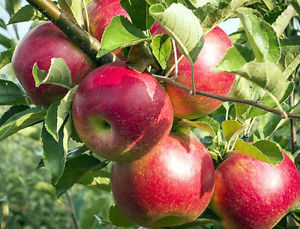
#> input picture Obj_detection_small/apple_77.jpg, 300 x 229 px; its folder holds 4 pictures in this run
$ python Obj_detection_HOG_SVM.py
#> lines starting #> are read from the running program, lines starting #| are printed output that depends on the picture
import cv2
import numpy as np
from skimage.feature import hog
from sklearn.svm import LinearSVC
from sklearn.model_selection import train_test_split
from sklearn.metrics import accuracy_score
from sklearn.decomposition import PCA
import matplotlib.pyplot as plt
import os

# Load dataset (example: positive and negative image samples)
# Load images from a folder
# Resize images to a consistent size
# Resize images to a consistent size
IMAGE_SIZE = (128, 128)  # Define a fixed size for all images

# Load images from a folder and resize them
def load_images_from_folder(folder, target_string):
#> called with folder = 'Obj_detection_small/', target_string = 'apple'
    images = []
    labels = []
    filenames = []
    for filename in os.listdir(folder):
        img = cv2.imread(os.path.join(folder, filename), cv2.IMREAD_GRAYSCALE)
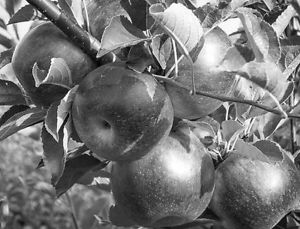
#> img: shape (229, 300); min 0, max 255, mean 117
        if img is not None:
            # Resize the image to a consistent size
            img_resized = cv2.resize(img, IMAGE_SIZE)
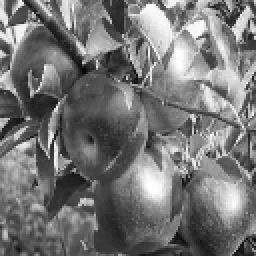
#> img_resized: shape (128, 128) (shown 2 times larger); min 2, max 255, mean 116.9
            images.append(img_resized)
            filenames.append(filename)
            # Example: label assignment logic (depends on your dataset)
            if target_string in filename:
                labels.append(1)
            else:
                labels.append(0)
#> pass 2 of the loop in load_images_from_folder, `for filename in os.listdir(folder):`:
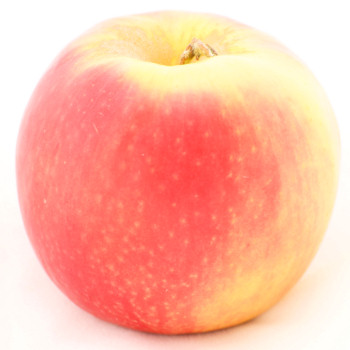
#> input picture Obj_detection_small/apple_78.jpg, 350 x 350 px
#> in load_images_from_folder, `img = cv2.imread(os.path.join(folder, filename), cv2.IMREAD_GRAYSCALE)`:
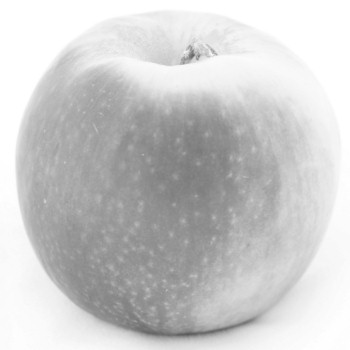
#> img: shape (350, 350); min 90, max 255, mean 203.6
#> pass 3 of the loop in load_images_from_folder, `for filename in os.listdir(folder):`:
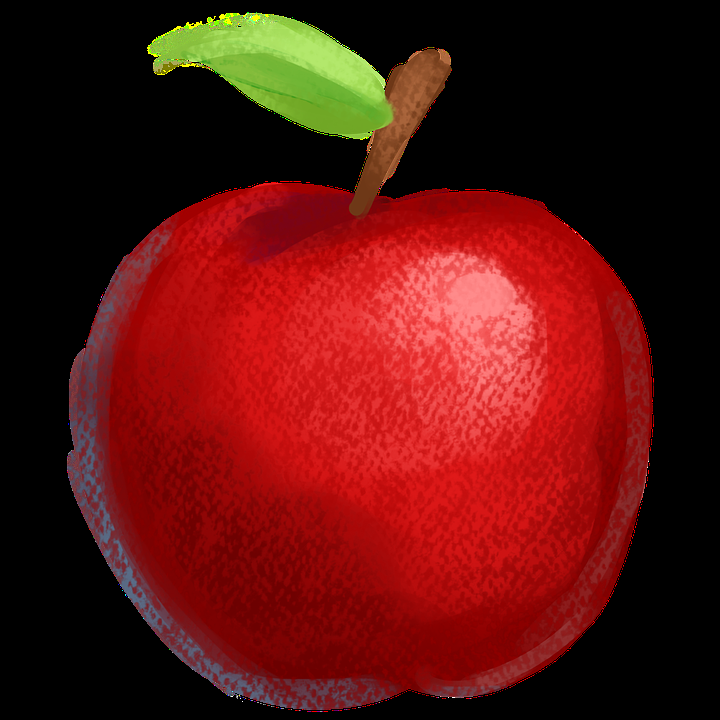
#> input picture Obj_detection_small/apple_79.jpg, 720 x 720 px
#> in load_images_from_folder, `img = cv2.imread(os.path.join(folder, filename), cv2.IMREAD_GRAYSCALE)`:
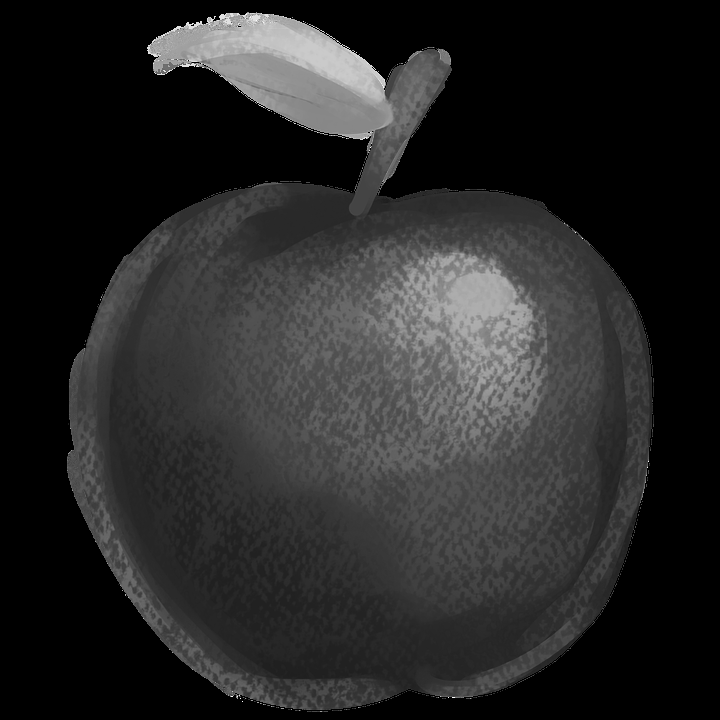
#> img: shape (720, 720); min 0, max 255, mean 39.4
#> the loop made 4 passes; the first 3 are shown
    return images, labels, filenames

# Example folder path (adjust this as necessary)
folder_path = "Obj_detection_small/"
target_string = "apple"
X, y, filenames = load_images_from_folder(folder_path, target_string)

# Feature extraction using HOG
def extract_hog_features(images):
    hog_features = []
    for image in images:
        feature = hog(image, orientations=9, pixels_per_cell=(8, 8), cells_per_block=(2, 2), block_norm='L2-Hys')
        hog_features.append(feature)
    return np.array(hog_features)

# Extract HOG features
X_hog = extract_hog_features(X)

# Split the data into training and testing sets (we also split filenames for reference)
X_train, X_test, y_train, y_test, train_filenames, test_filenames = train_test_split(
    X_hog, y, filenames, test_size=0.2, random_state=42)

# Show which images are in the train and test sets
print("Training Images:", train_filenames)
print("Test Images:", test_filenames)

# Train a Linear SVM
svm = LinearSVC()
#> (the run stopped early here; a loop or call above may not have finished)
